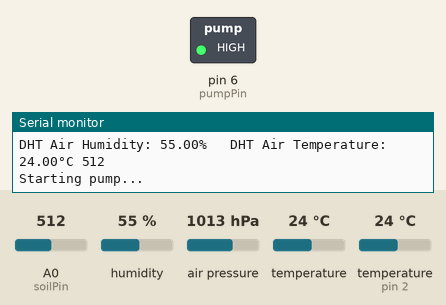
This sketch was run on a simulated Arduino Uno, built with avr-gcc and run on an emulated ATmega328P. Parts: switched loads named in the sketch (green lamp = pin HIGH), the last lines printed to the serial monitor. Inputs (shaded band) come from the test bench; at power-on: A0 (soilPin) = 512, humidity 55 %, air pressure 1013 hPa, temperature 24 °C, temperature (sensor on pin 2) 24 °C.

Above: at 0.5 s.
At 3.5 s:
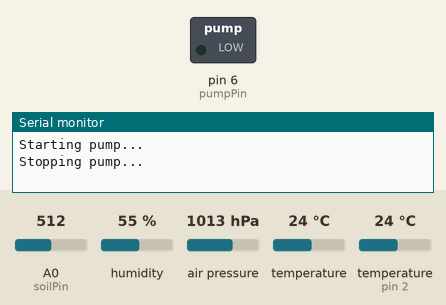
Timing chart, 0 to 7.8 s (numbered marks = the images above):
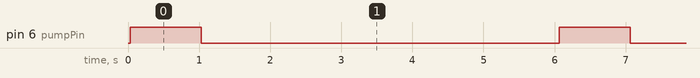

Measured:
- by itself, pin 6 (pumpPin): alternates HIGH for 1.0 s and LOW for 5.0 s

The sketch:

aruino_app.ino
```cpp
// DHT setup
#include "DHT.h"
#define dhtPin 2
#define DHTTYPE DHT22
DHT dht(dhtPin, DHTTYPE);

// Soil sensor setup
#define soilPin A0

// Pump setup
#define pumpPin 6

// BMP setup
#include <Wire.h>
#include <SPI.h>
#include <Adafruit_BMP280.h>
#define BMP280_ADDRESS 0x76
Adafruit_BMP280 bmp; // I2C

void setup() {
  Serial.begin(9600);

  dht.begin();
  pinMode(soilPin, INPUT);
  pinMode(pumpPin, OUTPUT);

  // BMP:
  while ( !Serial ) delay(100);   // wait for native usb
  Serial.println(F("BMP280 test"));
  unsigned status;
  status = bmp.begin(BMP280_ADDRESS);
  if (!status) {
    Serial.println(F("Could not find a valid BMP280 sensor, check wiring or "
                      "try a different address!"));
    Serial.print("SensorID was: 0x"); Serial.println(bmp.sensorID(),16);
    Serial.print("        ID of 0xFF probably means a bad address, a BMP 180 or BMP 085\n");
    Serial.print("   ID of 0x56-0x58 represents a BMP 280,\n");
    Serial.print("        ID of 0x60 represents a BME 280.\n");
    Serial.print("        ID of 0x61 represents a BME 680.\n");
    while (1) delay(10);
  }
  /* Default settings from the datasheet. */
  bmp.setSampling(Adafruit_BMP280::MODE_NORMAL,     /* Operating Mode. */
                  Adafruit_BMP280::SAMPLING_X2,     /* Temp. oversampling */
                  Adafruit_BMP280::SAMPLING_X16,    /* Pressure oversampling */
                  Adafruit_BMP280::FILTER_X16,      /* Filtering. */
                  Adafruit_BMP280::STANDBY_MS_500); /* Standby time. */
}

void loop() {
  // DHT22
  float dhtHumidity,dhtTemperature;
  dhtFunction(&dhtHumidity, &dhtTemperature);
  Serial.print(F("DHT Air Humidity: "));
  Serial.print(dhtHumidity);
  Serial.print(F("%   DHT Air Temperature: "));
  Serial.print(dhtTemperature);
  Serial.print(F("°C "));

  // soil
  int soilHumidity;
  soilFunction(&soilHumidity);
  Serial.println(soilHumidity);

  // pump
  pumpFunction();

  // BMP280
  float bmpTemperature, bmpPressure, bmpAltitude;
  bmpFunction(&bmpTemperature, &bmpPressure, &bmpAltitude);
  Serial.print(F("Temperature = "));
  Serial.print(bmpTemperature);
  Serial.println(" *C");

  Serial.print(F("Pressure = "));
  Serial.print(bmpPressure);
  Serial.println(" Pa");

  Serial.print(F("Approx altitude = "));
  Serial.print(bmpAltitude); /* Adjusted to local forecast! */
  Serial.println(" m");

  Serial.println();
  delay(2000);
}

void dhtFunction(float* h, float* t){
  *h = dht.readHumidity(); // humidity
  *t = dht.readTemperature();  // temperature as Celsius

  // Check if any reads failed and exit early (to try again).
  if (isnan(*h) || isnan(*t)) {
    Serial.println(F("Failed to read from DHT sensor!"));
    return;
  }
}

void bmpFunction(float* t, float* pa, float* alt){
  *t = bmp.readTemperature();
  *pa = bmp.readPressure();
  *alt = bmp.readAltitude(*pa);
}

void soilFunction(int *h){
  *h = analogRead(soilPin);
}

void pumpFunction(){
  // negative logic, 1 - on, 0 - off
  Serial.println("Starting pump...");
  digitalWrite(pumpPin, 1);
  delay(1000);
  Serial.println("Stopping pump...");
  digitalWrite(pumpPin, 0);
  delay(3000);
}
```
